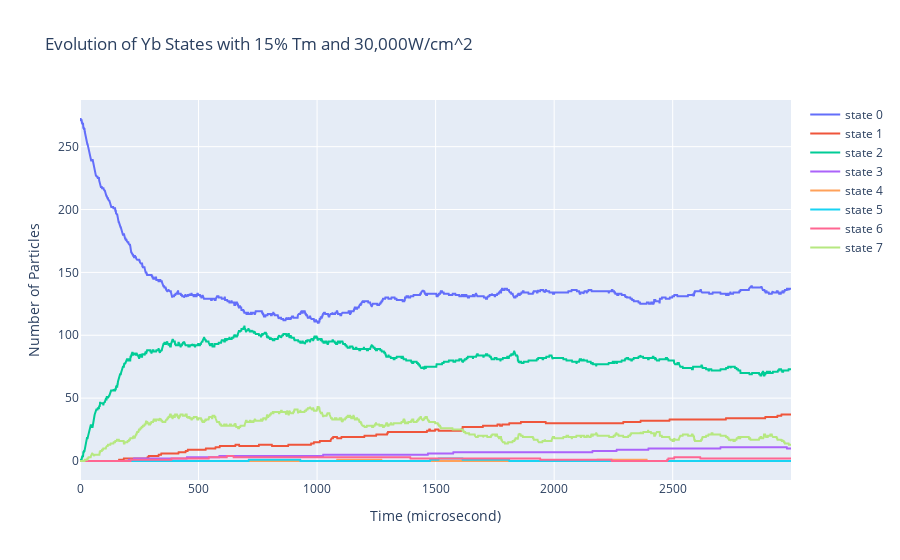

The notebook cell saved with this chart:
### Code cell
import plotly.graph_objects as go
traces = []
for i, y in r['tm_distribution'].items():
    trace = go.Scatter(y=y, mode='lines', name=f'state {i}')
    traces.append(trace)

fig = go.Figure(traces)

fig.update_layout(title='Evolution of Yb States with 15% Tm and 30,000W/cm^2', xaxis_title='Time (microsecond)', yaxis_title='Number of Particles')

fig.show()

### Figure 1 — Plotly figure (JSON) as saved in the notebook; plotly's stock layout.template omitted (floating-point values rounded to 4 significant figures; data arrays with more than 128 entries replaced by an {"elided": "..."} marker saying what was removed)
{"data": [{"mode": "lines", "name": "state 0", "type": "scatter", "y": {"elided": "3000 int values"}}, {"mode": "lines", "name": "state 1", "type": "scatter", "y": {"elided": "3000 int values"}}, {"mode": "lines", "name": "state 2", "type": "scatter", "y": {"elided": "3000 int values"}}, {"mode": "lines", "name": "state 3", "type": "scatter", "y": {"elided": "3000 int values"}}, {"mode": "lines", "name": "state 4", "type": "scatter", "y": {"elided": "3000 int values"}}, {"mode": "lines", "name": "state 5", "type": "scatter", "y": {"elided": "3000 int values"}}, {"mode": "lines", "name": "state 6", "type": "scatter", "y": {"elided": "3000 int values"}}, {"mode": "lines", "name": "state 7", "type": "scatter", "y": {"elided": "3000 int values"}}], "layout": {"title": {"text": "Evolution of Yb States with 15% Tm and 30,000W/cm^2"}, "xaxis": {"title": {"text": "Time (microsecond)"}}, "yaxis": {"title": {"text": "Number of Particles"}}}}
